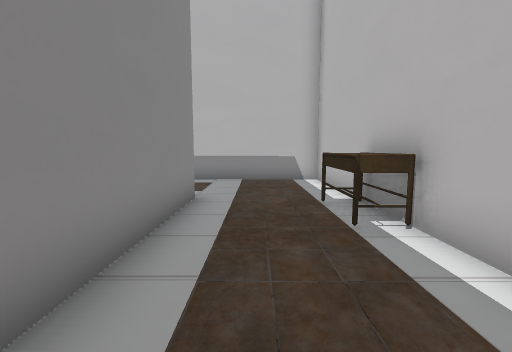
view 1 (above)

22 first-person views from a walk through a Unity game level. The camera is 1.2 m above the floor, tilts 6° down and sees 90° across. The floor is counted in squares, 1 m on a side. Each view is taken from the middle of a square. On the plan, view 1 faces up. The plan holds only what a view shows up to about 12 squares ahead; the rest is blank. The place goes on beyond the plan. Some animated figures are left out. Some surface patterns are stand-ins.

view 2
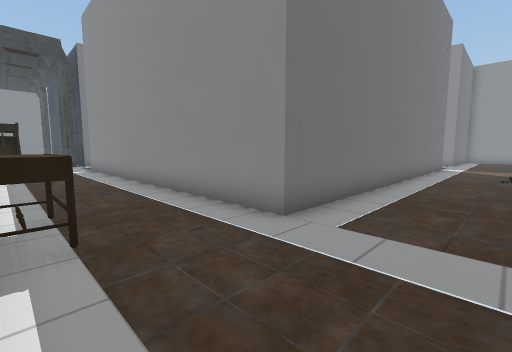

view 3
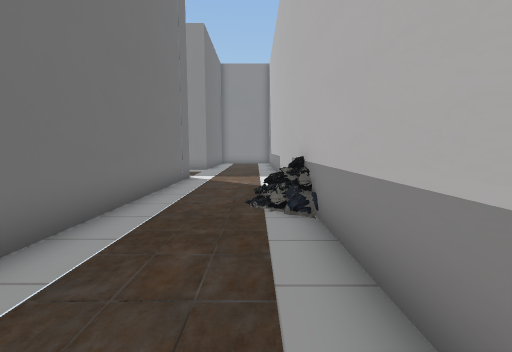

view 4
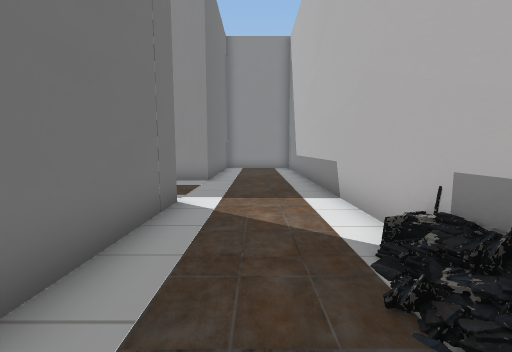

view 5
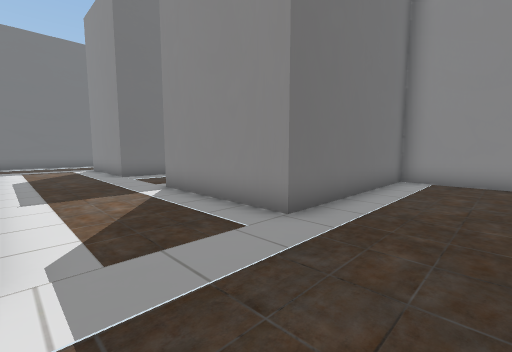

view 6
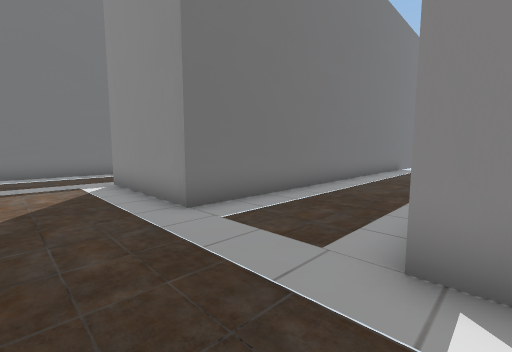

view 7
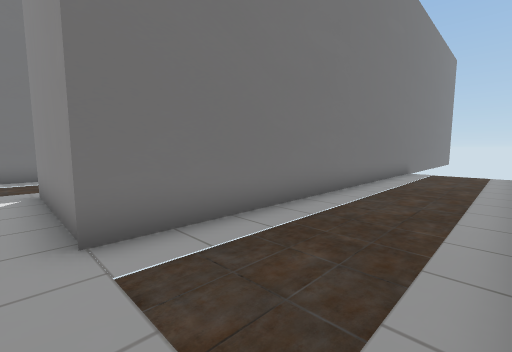

view 8
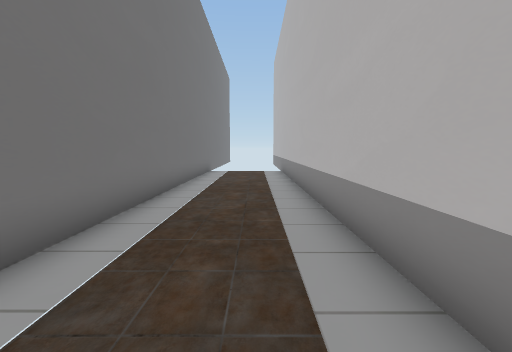

view 9
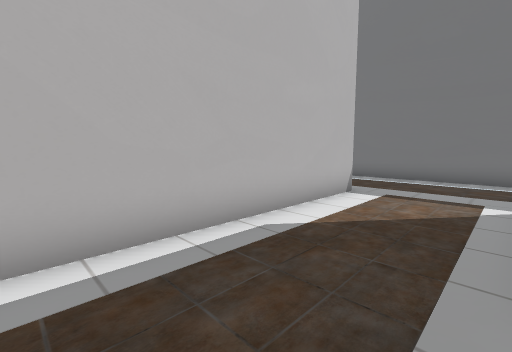

view 10
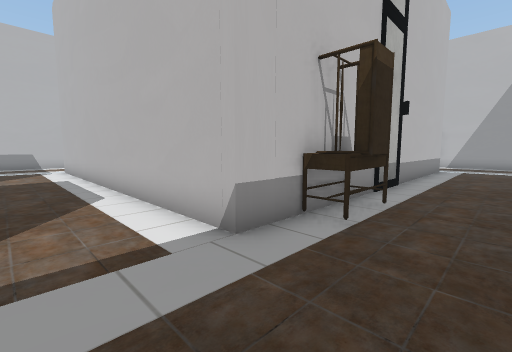

view 11
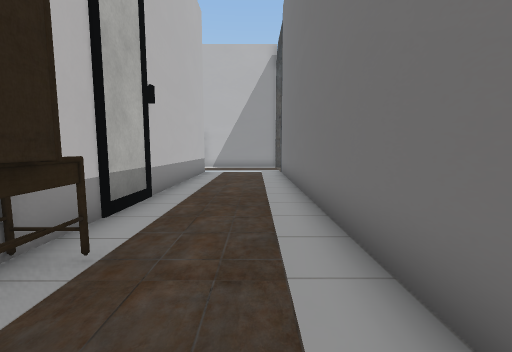

view 12
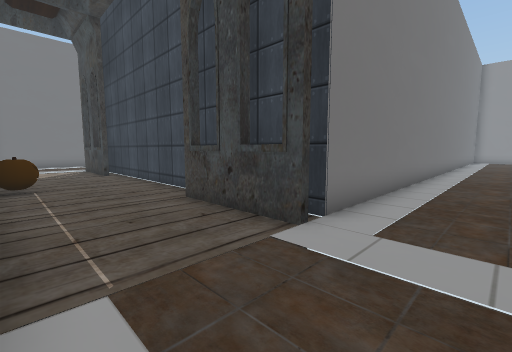

view 13
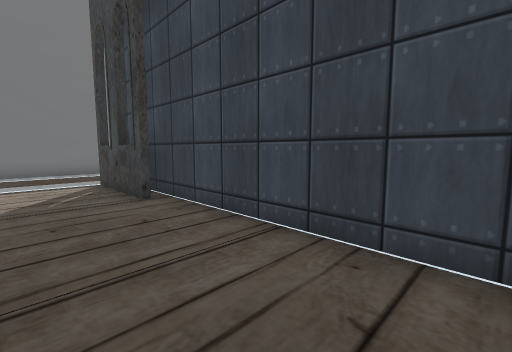

view 14
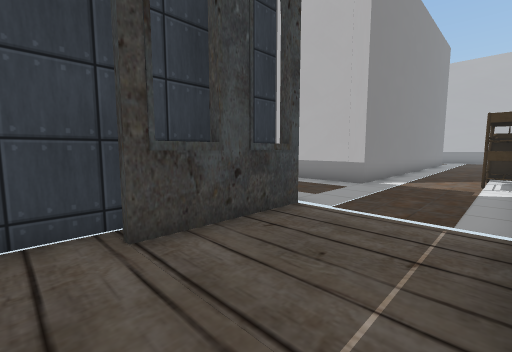

view 15
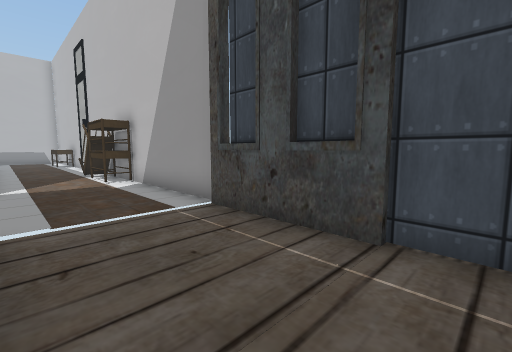

view 16
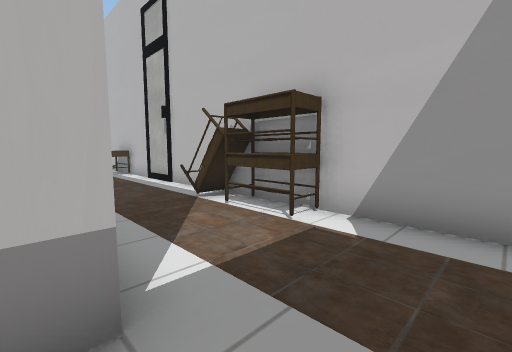

view 17
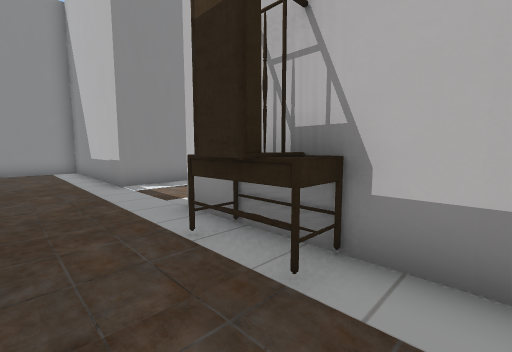

view 18
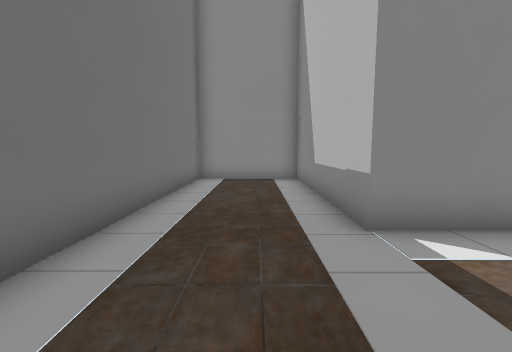

view 19
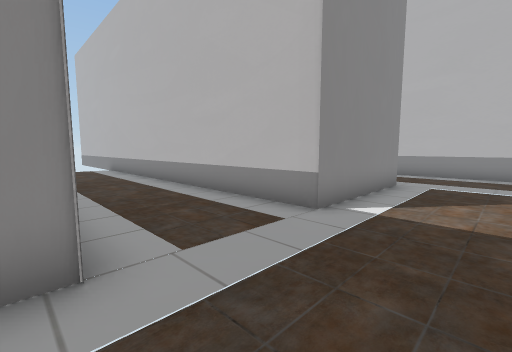

view 20
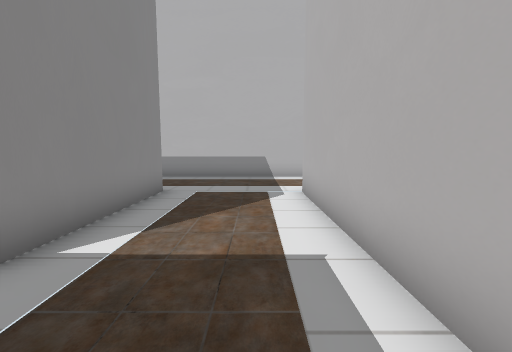

view 21
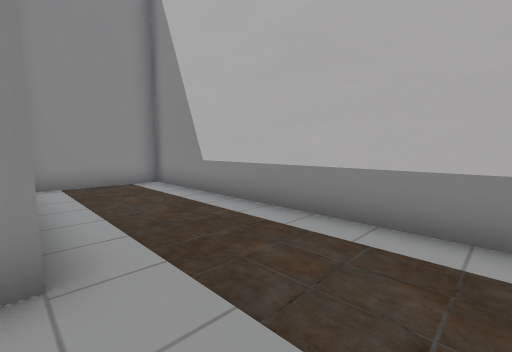

view 22
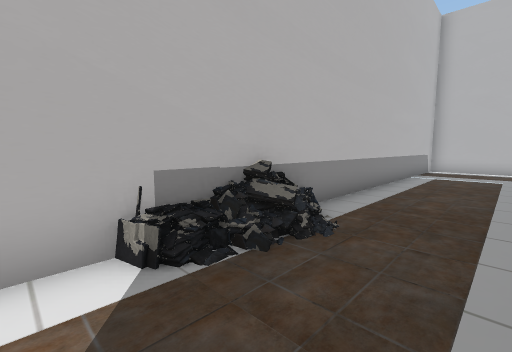

### Floor plan
Ten units are one square. View 1 is at (0, 0); x grows to the right and y downward. Boxes are objects, and circles mark ways between rooms. Rooms are numbered by the first view taken in them; rooms with no view inside come last. Other rooms are left out.
<svg viewBox="-331 -120 361 325">
<path fill="none" stroke="#000" d="M-144 73 -157 73 -157 -62 -15 -62 -15 73 -126 73M-326 26 -196 26 -196 73 -262 73 -262 113 -21 113 -21 142M-15 112 -15 150M-13 112 -13 146M24 -56 24 -101 -262 -101 -262 -62 -196 -62 -196 -14 -309 -14M22 148 22 116M24 161 24 -38M-21 145 -21 195"/>
<rect x="-145" y="65" width="30" height="20" fill="#bbb"><title>other object</title></rect>
<rect x="-135" y="-115" width="10" height="20" fill="#bbb"><title>other object</title></rect>
<rect x="15" y="45" width="10" height="20" fill="#bbb"><title>other object</title></rect>
<rect x="15" y="25" width="10" height="20" fill="#bbb"><title>other object</title></rect>
<rect x="15" y="-55" width="10" height="20" fill="#bbb"><title>other object</title></rect>
<circle cx="5" cy="150" r="3" fill="#2a7"/>
<text x="-170" y="10">1</text>
<text x="0" y="170">2</text>
</svg>
Room 1 opens to room 2.

Where each view was taken, in squares from view 1:
view 1: 0 up, 0 right, facing up
view 2: 9 up, 2 right, facing down-left
view 3: 9 up, 5 left, facing left
view 4: 8 up, 10 left, facing left
view 5: 9 up, 16 left, facing down-left
view 6: 2 up, 17 left, facing down-left
view 7: 1 up, 19 left, facing down-left
view 8: 0 up, 19 left, facing left
view 9: 0 up, 19 left, facing down-right
view 10: 10 down, 18 left, facing up-right
view 11: 10 down, 15 left, facing right
view 12: 9 down, 2 right, facing down-left
view 13: 16 down, 1 right, facing down-left
view 14: 16 down, 2 right, facing up-left
view 15: 16 down, 1 left, facing up-right
view 16: 9 down, 2 left, facing up-right
view 17: 10 down, 11 left, facing up-left
view 18: 9 down, 16 left, facing left
view 19: 3 down, 17 left, facing up-left
view 20: 1 down, 17 left, facing up
view 21: 6 up, 17 left, facing up-left
view 22: 7 up, 14 left, facing up-right
